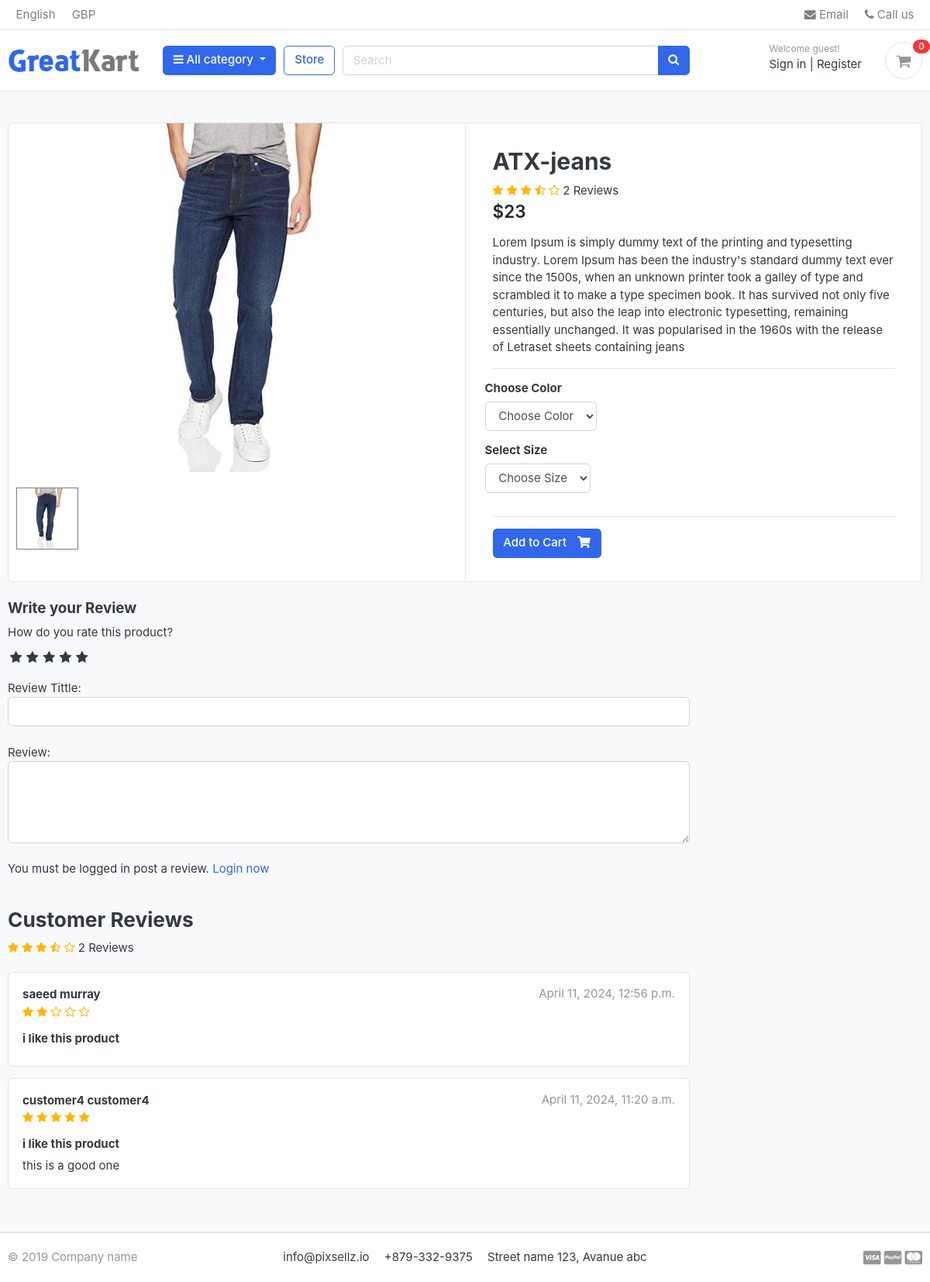
/store/category/jeans/atx-jeans/, run on an earlier commit of the app's database.
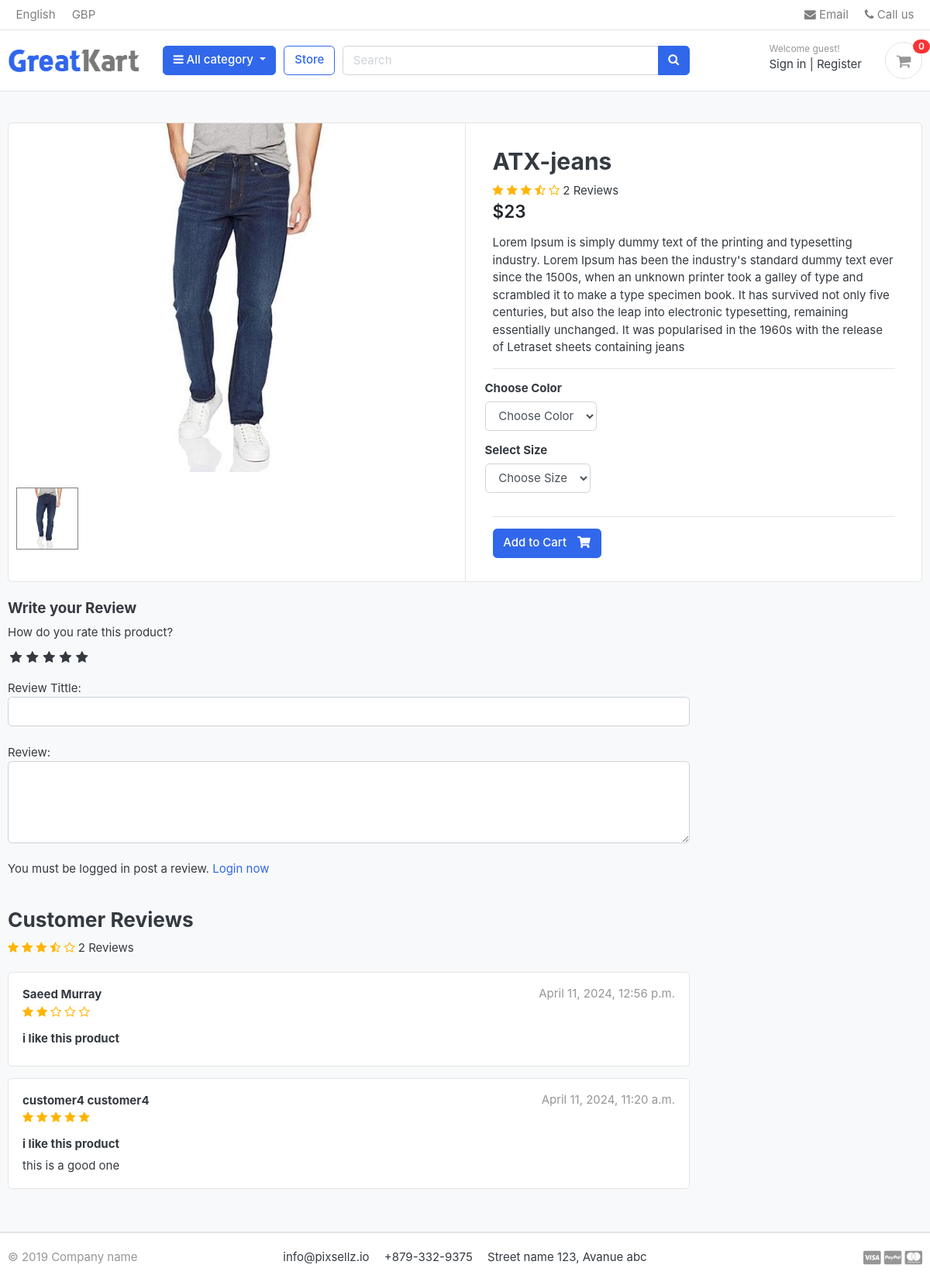
And on a later commit of the database.
### store/models.py (models this page shows, shortened)
class ReviewRating(models.Model):
    product = models.ForeignKey(Product, on_delete=models.CASCADE)
    user = models.ForeignKey(Account, on_delete=models.CASCADE)
    subject = models.CharField(max_length=100, blank=True)
    review = models.TextField(max_length=500, blank=True)
    rating = models.FloatField()
    ip = models.CharField(max_length=20, blank=True)
    status = models.BooleanField(default=True)
    created_date = models.DateTimeField(auto_now_add=True)
    updated_date = models.DateTimeField(auto_now=True)

### accounts/models.py (models this page shows, shortened)
class Account(AbstractBaseUser):
    first_name = models.CharField(max_length=50)
    last_name = models.CharField(max_length=50)
    username = models.CharField(max_length=50, unique=True)
    email = models.EmailField(max_length=100, unique=True)
    phone_number = models.CharField(max_length=50)
    date_joined = models.DateTimeField(auto_now_add=True)
    last_joined = models.DateTimeField(auto_now_add=True)
    is_admin = models.BooleanField(default=False)
    is_staff = models.BooleanField(default=False)
    is_active = models.BooleanField(default=False)
    is_superadmin = models.BooleanField(default=False)
    USERNAME_FIELD = 'email'
    REQUIRED_FIELDS = ['username', 'first_name', 'last_name']
    objects = MyAccountManager()
    def full_name(self):
        return f'{self.first_name} {self.last_name}'

### store/views.py (the view)
def product_detail(request, category_slug, product_slug):
    try:
        single_product = Product.objects.get(
            category__slug=category_slug, slug=product_slug)
        in_cart = CartItem.objects.filter(cart__cart_id=_cart_id(
            request), product=single_product).exists()
    except Exception as e:
        raise e
    if request.user.is_authenticated:
        try:
            orderproduct = OrderProduct.objects.filter(
                user=request.user, product_id=single_product.id).exists()
        except OrderProduct.DoesNotExist:
            orderproduct = None
    else:
        orderproduct = None
    reviews = ReviewRating.objects.filter(
        product_id=single_product.id, status=True)
    product_gallery = ProductGallery.objects.filter(
        product_id=single_product.id)
    context = {
        'single_product': single_product,
        'in_cart': in_cart,
        'orderproduct': orderproduct,
        'reviews': reviews,
        'product_gallery': product_gallery
    }
    return render(request, 'store/product_detail.html', context)

### carts/context_processors.py (called while the page is built)
def counter(request):
    cart_count = 0
    if 'admin' in request.path:
        return {}
    else:
        try:
            cart = Cart.objects.filter(cart_id=_cart_id(request))
            if request.user.is_authenticated:
                cart_items = CartItem.objects.all().filter(user=request.user)
            else:
                cart_items = CartItem.objects.all().filter(cart=cart[:1])
            for cart_item in cart_items:
                cart_count += cart_item.quantity
        except Cart.DoesNotExist:
            cart_count = 0
        return dict(cart_count=cart_count)

### carts/views.py (called while the page is built)
def _cart_id(request):
    cart = request.session.session_key
    if not cart:
        cart = request.session.create()
    return cart

### category/context_processors.py (called while the page is built)
def menu_links(request):
    links = Category.objects.all()
    return dict(links=links)

### category/models.py (called while the page is built)
    def get_url(self):
        return reverse('products_by_category', args=[self.slug])

### store/models.py (called while the page is built)
    def averageReview(self):
        reviews = ReviewRating.objects.filter(
            product=self, status=True).aggregate(average=Avg('rating'))
        avg = 0
        if reviews['average'] is not None:
            avg = float(reviews['average'])
        return avg

### templates/store/product_detail.html (shortened to what the changed rows need)
{% extends 'base.html' %}
{% load static %}
{% block content %}
<section class="section-content padding-y bg">
<div class="container">
<div class="card">
	<div class="row no-gutters">
		<main class="col-md-6 border-left">
			<form action="{% url 'add_cart' single_product.id %}" method="POST">
				<article class="content-body">
				<h2 class="title">{{ single_product.product_name }}</h2>
				</article>
			</form>
		</main>
	</div>
</div>
<br>
<div class="row">
			<div class="col-md-9">
	<br>
	{% for review in reviews %}
	<article class="box mb-3">
		<div class="icontext w-100">
			<div class="text">
				<span class="date text-muted float-md-right">{{review.updated_date}} </span>
				<h6 class="mb-1">{{review.user.full_name}}</h6>
				<div class="rating-star">
					<span>
						<i class="fa fa-star{% if review.rating == 0.5 %}-half-o{% elif review.rating < 1 %}-o {% endif %}" aria-hidden="true"></i>
						<i class="fa fa-star{% if review.rating == 1.5 %}-half-o{% elif review.rating < 2 %}-o {% endif %}" aria-hidden="true"></i>
						<i class="fa fa-star{% if review.rating == 2.5 %}-half-o{% elif review.rating < 3 %}-o {% endif %}" aria-hidden="true"></i>
						<i class="fa fa-star{% if review.rating == 3.5 %}-half-o{% elif review.rating < 4 %}-o {% endif %}" aria-hidden="true"></i>
						<i class="fa fa-star{% if review.rating == 4.5 %}-half-o{% elif review.rating < 5 %}-o {% endif %}" aria-hidden="true"></i>
					</span>
				</div>
			</div>
		</div>
		<div class="mt-3">
			<h6>{{review.subject}}</h6>
		</div>
	</article>
	{% endfor %}
	</div>
</div>
</div>
</section>
{% endblock %}

What changed in the data, as far as the page shows it:
changed through a linked row, ReviewRating: user.full_name "saeed murray" → "Saeed Murray"
